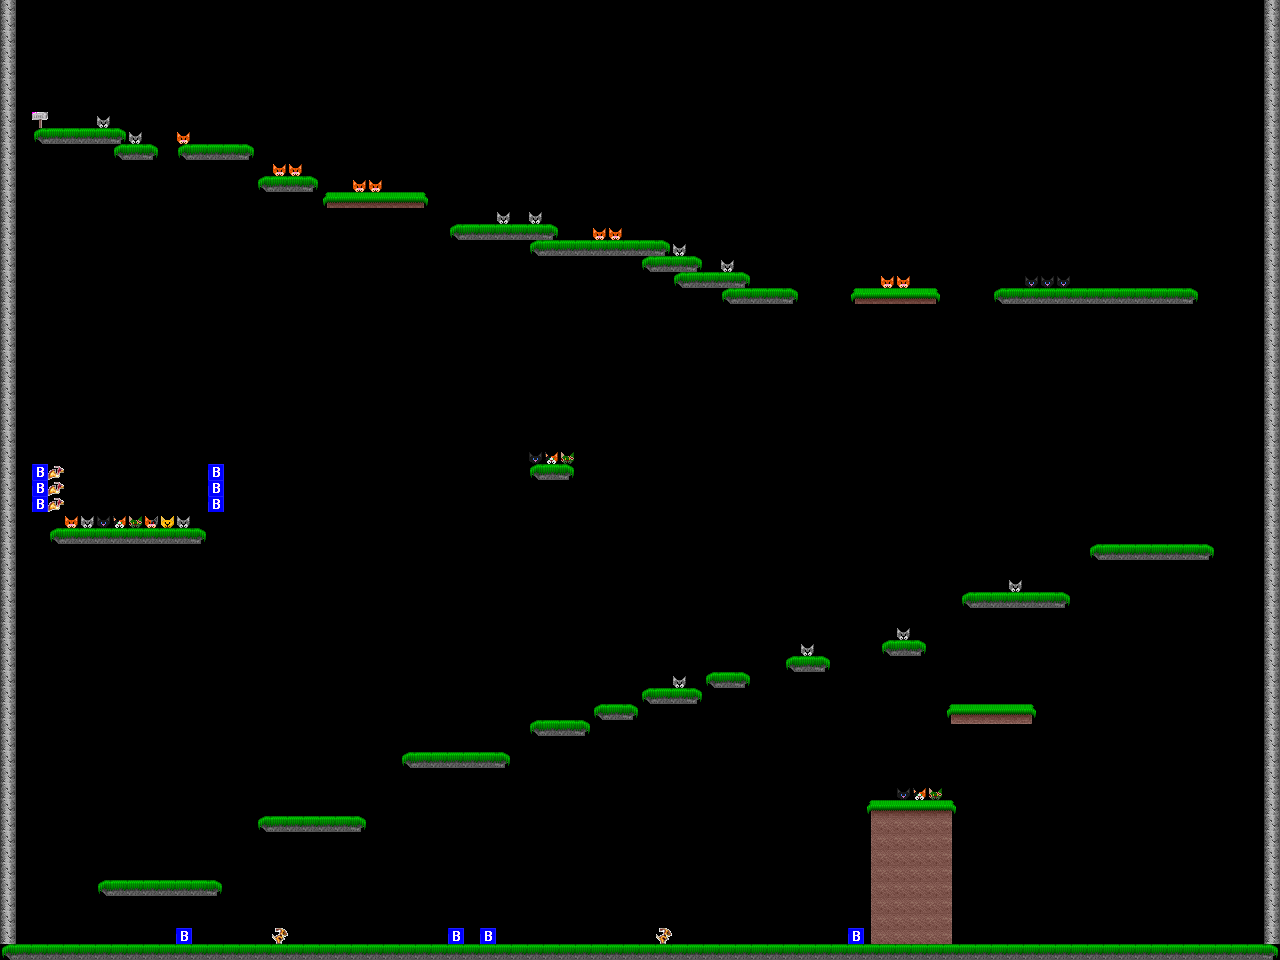

Tiled map render using the project's own tile images. Description and the map definition, with tile-layer contents summarised, below:
An orthogonal 80x60 tile map with 16x16 px tiles, 3 tile layers (platforms, rewards, enemies), 1 hidden layer not drawn.

<map version="1.0" orientation="orthogonal" renderorder="right-down" width="80" height="60" tilewidth="16" tileheight="16">
 <tileset firstgid="1" name="Level1" tilewidth="16" tileheight="16">
  <image source="tiles_mga.png" width="128" height="128" />
 </tileset>
 <layer name="platforms" width="80" height="60">
  <data>[4800 cells, 424 non-empty, 16 distinct tile ids]</data>
 </layer>
 <layer name="rewards" width="80" height="60">
  <data>[4800 cells, 37 non-empty, 8 distinct tile ids]</data>
 </layer>
 <layer name="stalks" width="80" height="60" visible="0">
  <data>[4800 cells, 86 non-empty, 2 distinct tile ids]</data>
 </layer>
 <layer name="enemies" width="80" height="60">
  <data>[4800 cells, 15 non-empty, 3 distinct tile ids]</data>
 </layer>
</map>
